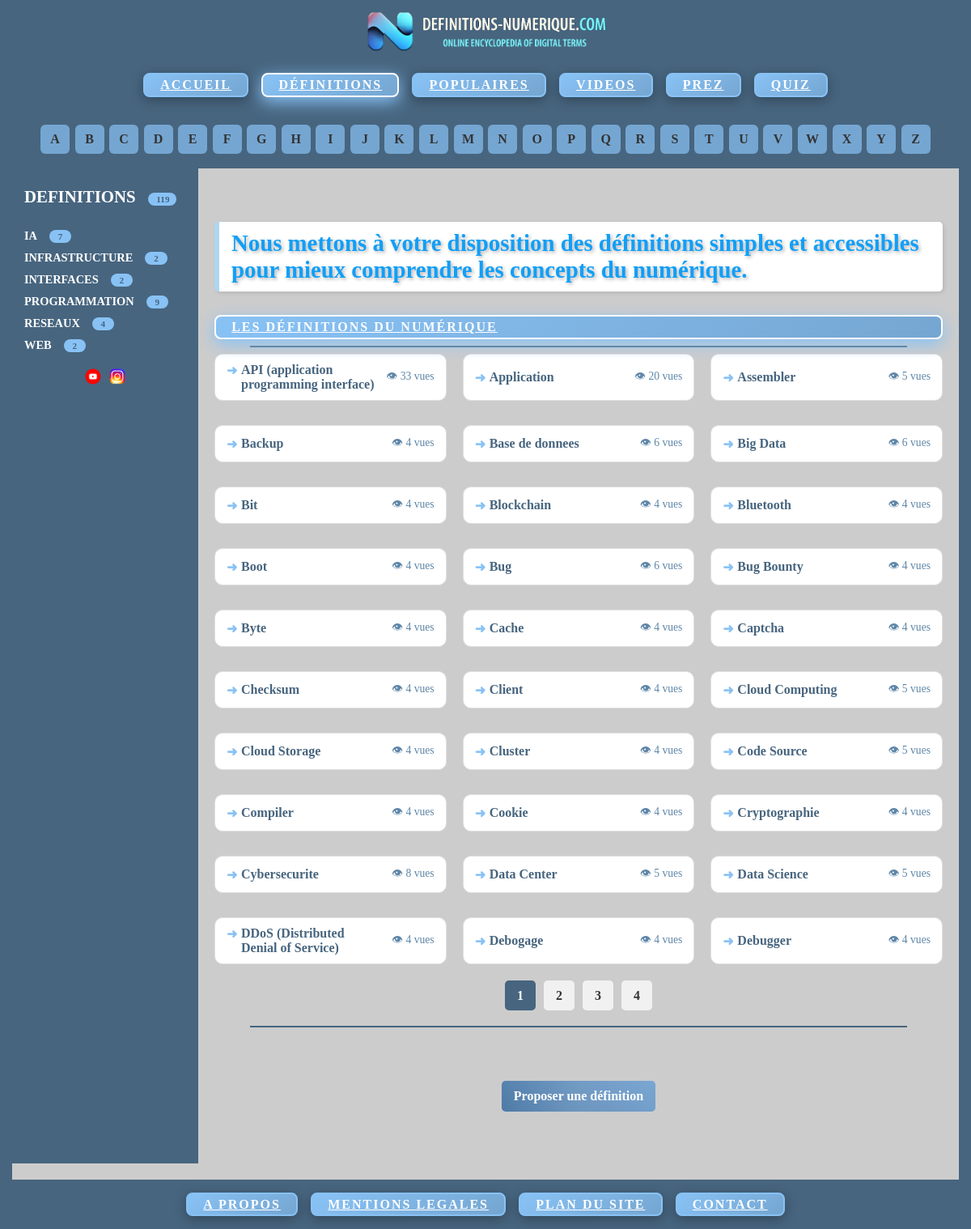
The app's page /definitions.php with its own data.
### tables this page shows
CREATE TABLE `categorie` (
  `catid` int(10) NOT NULL,
  `catnom` varchar(100) NOT NULL
);

CREATE TABLE `definition` (
  `defid` int(11) NOT NULL,
  `deflettre` varchar(1) NOT NULL,
  `deftitre` varchar(100) NOT NULL,
  `definition` varchar(1000) NOT NULL,
  `defauteur` varchar(100) NOT NULL,
  `defdate` date NOT NULL,
  `valider` int(1) NOT NULL DEFAULT 2,
  `defemail` varchar(100) NOT NULL,
  `nb_vue` int(100) NOT NULL DEFAULT 0
);

### definitions.php (the view, shortened to what this page needs)
<?php
$defs_per_page = 30;
$page = isset($_GET['page']) ? max(1, (int)$_GET['page']) : 1;
$start = ($page - 1) * $defs_per_page;
?>
<!DOCTYPE html>
<html lang="fr">
<head>
    <link rel="stylesheet" href="style.css" />
</head>
<body>
<div class="bandeaudiv">
    <?php include "bandeau.php"; ?>
</div>
<div class="search-alpha-wrapper"><div class="lettresdiv">
    <?php include "lettres.php"; ?>
</div>
<div class="homediv">
    <div class="container">
        <div class="home">
            <div class="gauche">
                <?php include "gauche.php"; ?>
            </div>
            <div class="droite">
                <div class="controls">
                    <br>
                    <h3>
                        Nous mettons à votre disposition des définitions simples et accessibles<br>
                        pour mieux comprendre les concepts du numérique.
                    </h3>
                    <a href="definitions.php" class="menu-button">
                        Les définitions du Numérique
                    </a>
                    <hr>
                    <?php
                    $conn = new mysqli(
                        $_ENV['DB_SERVERNAME'],
                        $_ENV['DB_USERNAME'],
                        $_ENV['DB_PASSWORD'],
                        $_ENV['DB_NAME']
                    );
                    $conn->set_charset("utf8mb4");
                    $totalRes = $conn->query("SELECT COUNT(*) AS total FROM definition WHERE valider = 2");
                    $totalRow = $totalRes->fetch_assoc();
                    $total_defs = (int)$totalRow['total'];
                    $total_pages = (int)ceil($total_defs / $defs_per_page);
                    $sql = "
                        SELECT defid, deftitre, nb_vue
                        FROM definition
                        WHERE valider = 2
                        ORDER BY deftitre ASC
                        LIMIT $start, $defs_per_page
                    ";
                    $result = $conn->query($sql);
                    if ($result->num_rows > 0) {
                        echo '<div class="definition-container">';
                        while ($row = $result->fetch_assoc()) {
                            $nbVues = (int)$row['nb_vue'];
                            $badge = ($nbVues >= 1000)
                                ? '<span class="badge-populaire">🔥 Très consulté</span>'
                                : '';
                            echo '<div class="related-item">';
                                echo '<a href="affichedef.php?defid=' . (int)$row['defid'] . '" class="related-line">';
                                    echo '<span class="related-title">' . htmlspecialchars($row['deftitre']) . '</span>';
                                echo '</a>';
                                echo '<span class="related-meta">';
                                    echo '👁 ' . $nbVues . ' vues ' . $badge;
                                echo '</span>';
                            echo '</div>';
                        }
                        echo '</div>';
                        if ($total_pages > 1) {
                            echo '<div class="pagination">';
                            for ($i = 1; $i <= $total_pages; $i++) {
                                $active = ($i === $page) ? 'active' : '';
                                echo '<a href="?page=' . $i . '" class="page-link ' . $active . '">' . $i . '</a>';
                            }
                            echo '</div>';
                        }
                    } else {
                        echo '<p>Aucune définition trouvée.</p>';
                    }
                    ?>
                    <hr><br>
                    <div class="proposer-def-btn">
                        <a href="newdef.php" class="btn-modifier">
                            Proposer une définition
                        </a> <br>
                    </div>
                </div>
            </div>
        </div>
    </div>
</div>
<div class="footerdiv">
    <?php include "footer.php"; ?>
</div>
</body>
</html>

### bandeau.php (shortened to what this page needs)
<div class="container">
    <div class="rectangle-top">
        <div class="logo-container">
          <img src="deflogo3a.png" class="logo">
        </div>
        <div class="menu">
            <a href="index.php" id="boutonHaut1" class="menu-button">Accueil</a>
            <a href="definitions.php" id="boutonHaut2" class="menu-button">Définitions</a>
            <a href="populaires.php" id="boutonHaut4" class="menu-button">Populaires</a>
            <a href="videos.php" id="boutonHaut4" class="menu-button">Videos</a>
            <a href="prez.php" id="boutonHaut4" class="menu-button">Prez</a>
            <a href="quiz.php" id="boutonHaut4" class="menu-button">Quiz</a>
        </div>
    </div>
</div>

### lettres.php (shortened to what this page needs)
<?php
$conn = new mysqli(
    $_ENV['DB_SERVERNAME'],
    $_ENV['DB_USERNAME'],
    $_ENV['DB_PASSWORD'],
    $_ENV['DB_NAME']
);
$conn->set_charset("utf8mb4");
?>
<div class="container">
    <div class="lettrescript">
        <div class="controls">
            <ul class="lettre-list">
                <?php
                $lettersSql = "
                    SELECT deflettre
                    FROM definition
                    GROUP BY deflettre
                    ORDER BY deflettre
                ";
                $lettersResult = $conn->query($lettersSql);
                if ($lettersResult && $lettersResult->num_rows > 0) {
                    while ($row = $lettersResult->fetch_assoc()) {
                        $lettre = htmlspecialchars($row['deflettre']);
                        echo "
                            <li>
                                <a href='defparlettre.php?id={$lettre}' class='lettre'>
                                    {$lettre}
                                </a>
                            </li>
                        ";
                    }
                }
                ?>
            </ul>
        </div>
    </div>
</div>

### gauche.php (shortened to what this page needs)
<?php
$conn = new mysqli($_ENV['DB_SERVERNAME'], $_ENV['DB_USERNAME'], $_ENV['DB_PASSWORD'], $_ENV['DB_NAME']);
	$conn->set_charset("utf8mb4");
$conn2 = new mysqli($_ENV['DB_SERVERNAME'], $_ENV['DB_USERNAME'], $_ENV['DB_PASSWORD'], $_ENV['DB_NAME']);
	$conn2->set_charset("utf8mb4");
   printf ("<br><a href='definitions.php' class='rubriqueDEF'>DEFINITIONS</a>");
if ($result3 = mysqli_query($conn, "SELECT COUNT(*) as total from definition"))
{
    while ($row3 = $result3->fetch_assoc())
	{
        		printf ("<span class='styled-span'> %s </span><br><br>", $row3['total']);
 	 }
  }
else
		{
		}
if ($result = mysqli_query($conn, "SELECT * from categorie ORDER BY catnom "))
{
    while ($row = $result->fetch_assoc())
	{
        printf ("<a href='categoriedetail.php?catid=%s' class='rubrique'>%s</a>", $row['catid'], $row['catnom']);
		$catid = intval($row['catid']);
		$sql2="SELECT COUNT(*) as total FROM lien WHERE catid=" . $catid;
		if ($result2 = mysqli_query($conn2,$sql2 ))
		{
			while ($row2 = $result2->fetch_assoc())
			{
				printf ("<span class='styled-span'> %s </span>&nbsp;&nbsp;&nbsp;<br>", $row2['total']);
			}
		}
		else
		{
		}
	}
}
?>
        <div class="reseau-container">
            <div class="reseau-item">
                <a href="https://youtube.com/@definitionsnumerique" target="_blank">
				<img src="y.png" class="imageRéseaux"></a>
                <a href="https://instagram.com/definitionsnumerique" target="_blank">
				<img src="i.png" class="imageRéseaux"></a>
            </div>
        </div>

### footer.php
<div class="rectangle-bottom">
    <div class="footer-inner">
        <div class="menu">
            <a href="qui.php" class="menu-button">A propos</a>
            <a href="legal.php" class="menu-button">Mentions legales</a>
            <a href="plan.php" class="menu-button">Plan du site</a>
            <a href="contact.php" class="menu-button">Contact</a>
        </div>
    </div>
</div>

### records on screen
categorie: catnom "IA", total "7"
categorie: catnom "INFRASTRUCTURE", total "2"
categorie: catnom "INTERFACES", total "2"
categorie: catnom "PROGRAMMATION", total "9"
categorie: catnom "RESEAUX", total "4"
categorie: catnom "WEB", total "2"
definition: deftitre "API (application programming interface)", nb_vue "33"
definition: deftitre "Application", nb_vue "20"
definition: deftitre "Assembler", nb_vue "5"
definition: deftitre "Backup", nb_vue "4"
definition: deftitre "Base de donnees", nb_vue "6"
definition: deftitre "Big Data", nb_vue "6"
definition: deftitre "Bit", nb_vue "4"
definition: deftitre "Blockchain", nb_vue "4"
definition: deftitre "Bluetooth", nb_vue "4"
definition: deftitre "Boot", nb_vue "4"
definition: deftitre "Bug", nb_vue "6"
definition: deftitre "Bug Bounty", nb_vue "4"
definition: deftitre "Byte", nb_vue "4"
definition: deftitre "Cache", nb_vue "4"
definition: deftitre "Captcha", nb_vue "4"
definition: deftitre "Checksum", nb_vue "4"
definition: deftitre "Client", nb_vue "4"
definition: deftitre "Cloud Computing", nb_vue "5"
definition: deftitre "Cloud Storage", nb_vue "4"
definition: deftitre "Cluster", nb_vue "4"
definition: deftitre "Code Source", nb_vue "5"
definition: deftitre "Compiler", nb_vue "4"
definition: deftitre "Cookie", nb_vue "4"
definition: deftitre "Cryptographie", nb_vue "4"
definition: deftitre "Cybersecurite", nb_vue "8"
definition: deftitre "Data Center", nb_vue "5"
definition: deftitre "Data Science", nb_vue "5"
definition: deftitre "DDoS (Distributed Denial of Service)", nb_vue "4"
definition: deftitre "Debogage", nb_vue "4"
definition: deftitre "Debugger", nb_vue "4"

### other values on screen
$lettre "A"
$lettre "B"
$lettre "C"
$lettre "D"
$lettre "E"
$lettre "F"
$lettre "G"
$lettre "H"
$lettre "I"
$lettre "J"
$lettre "K"
$lettre "L"
$lettre "M"
$lettre "N"
$lettre "O"
